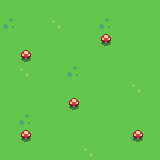

Below is a game level as drawn by its tile map, then a one-line description and the .tmx file that defines it, in full:
An orthogonal 10x10 tile map with 16x16 px tiles, 2 tile layers (Grass, Collides).

<map version="1.8" tiledversion="1.8.4" orientation="orthogonal" renderorder="right-down" width="10" height="10" tilewidth="16" tileheight="16" infinite="0" nextlayerid="3" nextobjectid="1">
 <tileset firstgid="1" name="Embedded" tilewidth="16" tileheight="16" tilecount="4096" columns="64">
  <image source="map.png" width="1024" height="1024" />
 </tileset>
 <layer id="1" name="Grass" width="10" height="10">
  <data encoding="csv">
67,67,67,67,67,67,67,67,67,67,
133,67,67,131,67,67,133,67,67,67,
67,67,67,67,67,67,67,67,67,67,
67,67,67,67,67,67,67,67,67,67,
67,131,67,67,133,67,67,67,67,67,
67,67,67,67,67,67,67,67,131,67,
67,67,67,67,67,67,67,67,67,67,
67,133,67,67,67,67,67,67,67,67,
67,67,67,67,67,67,67,67,133,67,
67,67,67,67,67,131,67,67,67,67
</data>
 </layer>
 <layer id="2" name="Collides" width="10" height="10">
  <properties>
   <property name="ge_collide" type="bool" value="true" />
  </properties>
  <data encoding="csv">
0,0,0,0,0,0,0,0,0,0,
0,0,0,0,0,0,0,0,0,0,
0,0,0,0,0,0,562,0,0,0,
0,562,0,0,0,0,0,0,0,0,
0,0,0,0,0,0,0,0,0,0,
0,0,0,0,0,0,0,0,0,0,
0,0,0,0,562,0,0,0,0,0,
0,0,0,0,0,0,0,0,0,0,
0,562,0,0,0,0,0,0,562,0,
0,0,0,0,0,0,0,0,0,0
</data>
 </layer>
</map>
